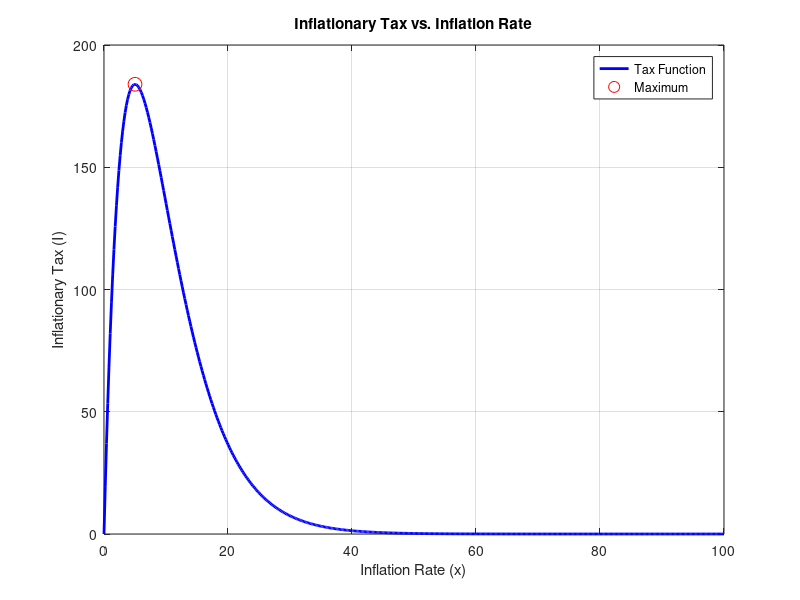

Reproduce this figure in MATLAB.
M = 100;     
alpha = 0.2; 


I = @(x) x .* M .* exp(-alpha .* x);


x_optimal = fminbnd(@(x) -I(x), 0, 100);
max_tax = I(x_optimal);                 

fprintf('Optimal inflation rate (numerical): %.4f\n', x_optimal);
fprintf('Maximum inflationary tax: %.4f euros\n', max_tax);

%crear valors per el plot
x_values = linspace(0, 100, 500); 
I_values = I(x_values);           

figure;
plot(x_values, I_values, 'b-', 'LineWidth', 2); % Dibuixar la tax function
hold on;
plot(x_optimal, max_tax, 'ro', 'MarkerSize', 10); % Marcar el punt optim
grid on;
xlabel('Inflation Rate (x)');
ylabel('Inflationary Tax (I)');
title('Inflationary Tax vs. Inflation Rate');
legend('Tax Function', 'Maximum');

